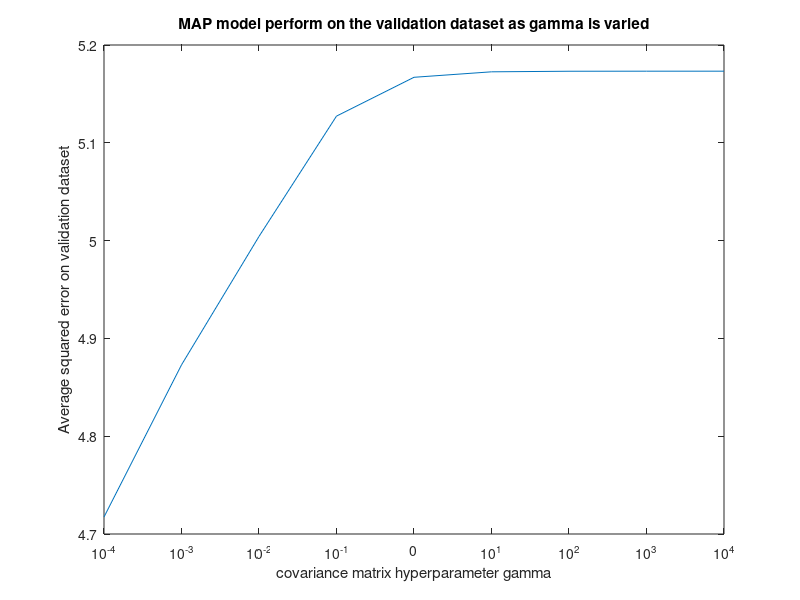

MATLAB code for this plot:
x=[-4:4];
y=[4.71738246 , 4.87292099 ,5.0042501  ,5.12729531 ,5.16698752 ,5.17258342,5.17317075, 5.17322979 ,5.17323569];
plot(x,y);
title("MAP model perform on the validation dataset as gamma is varied");
xlabel("covariance matrix hyperparameter gamma");
ylabel("Average squared error on validation dataset");
set(gca,'XTick',-4:4);
set(gca,'XTicklabel',{'10^{-4}','10^{-3}','10^{-2}','10^{-1}','0','10^1','10^2','10^3','10^4'});